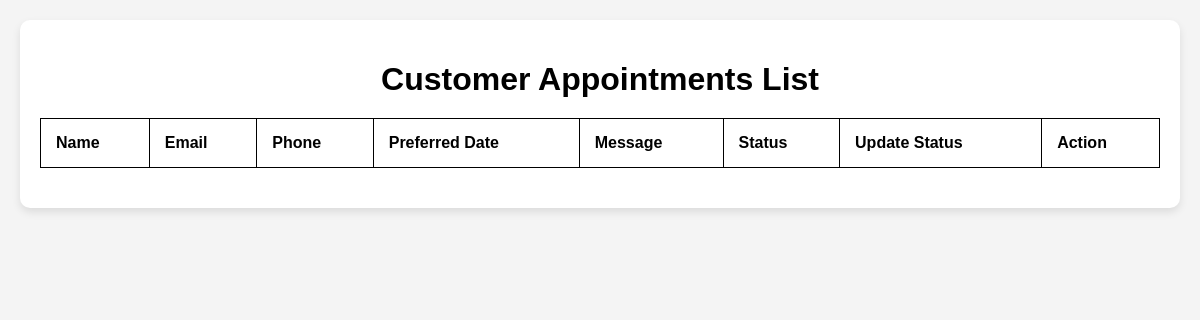
The page /staff/sbooking/ on the database as committed earlier.
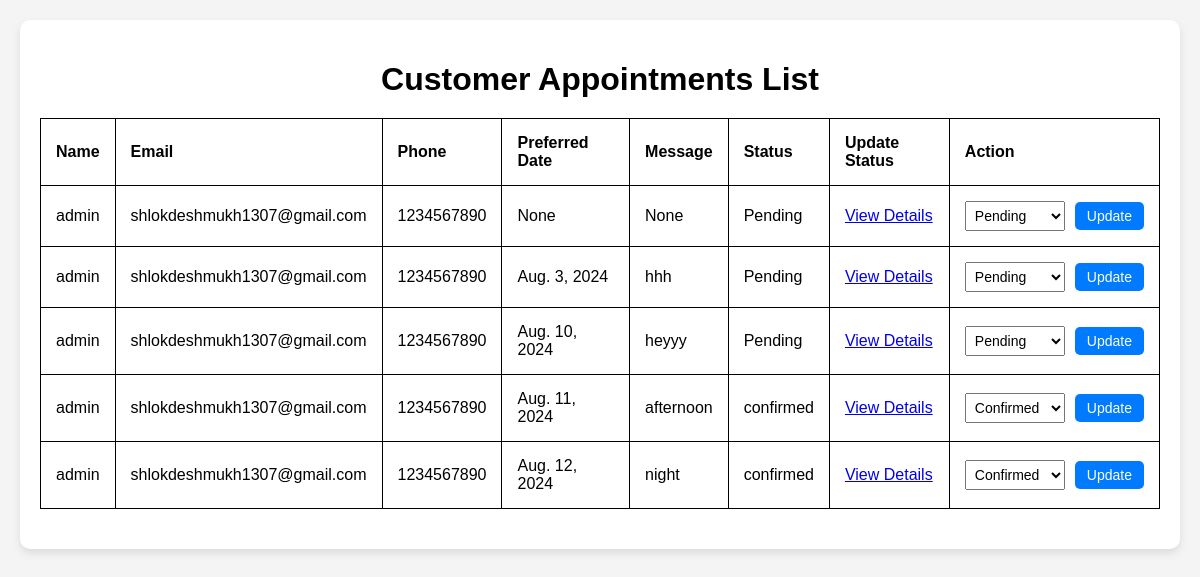
The same page on the database as committed later.
### appoint/models.py (models this page shows, shortened)
class app(models.Model):
    user=models.ForeignKey(User, on_delete=models.CASCADE ,null=True)
    app_service=models.ManyToManyField(service, through='appitem')
    created_at= models.DateTimeField(auto_now_add=True,null=True)
    total_amount=models.DecimalField(max_digits=7,decimal_places=2,null=True)
    finalized = models.BooleanField(default=False)
    preferred_date = models.DateField(null=True)
    message = models.TextField(blank=True, null=True)
    STATUS_CHOICES = [
        ('Pending', 'Pending'),
        ('Confirmed', 'Confirmed'),
        ('Completed', 'Completed'),
        ('Cancelled', 'Cancelled'),
    ]
    status = models.CharField(max_length=10, choices=STATUS_CHOICES, default='Pending')

### cust/models.py (models this page shows)
class customer(models.Model):
    user = models.OneToOneField(User, on_delete=models.CASCADE,null=True)
    name = models.CharField(max_length=50,null=True)
    mobile = models.IntegerField(null=True)
    email = models.EmailField(max_length=254,null=True)
    address = models.CharField(max_length=50,null=True)
    gender = models.CharField(max_length=50,null=True)
    created_at = models.DateTimeField(auto_now=False, auto_now_add=False,null=True)

### staff/views.py (the view, shortened to what this page needs)
# urls.py: path('sbooking/',sbookings,name='sbooking'),
def sbookings(request):
     appointment = app.objects.all()
     return render(request, 'staff/sbooking.html',{'appointment':appointment})

### templates/staff/sbooking.html (shortened to what this page needs)
<!DOCTYPE html>
<html lang="en">
<head>
</head>
<body>
    <div class="container">
        <h1>Customer  Appointments List</h1>
        <table>
            <thead>
                <tr>
                    <th>Name</th>
                    <th>Email</th>
                    <th>Phone</th>
                    <th>Preferred Date</th>
                    <th>Message</th>
                    <th>Status</th>
                    <th>Update Status</th>
                    <th>Action</th>
                </tr>
            </thead>
            <tbody>
                {% for appointment in appointment %}
                <tr>
                    <td>{{ appointment.user.username }}</td>
                    <td>{{ appointment.user.customer.email }}</td>
                    <td>{{ appointment.user.customer.mobile }}</td>
                    <td>{{ appointment.preferred_date }}</td>
                    <td>{{ appointment.message }}</td>
                    <td>{{ appointment.status }}</td>
                    <td>
                        <a href="{% url 'appointment_details' appointment.pk %}" class="btn btn-info">View Details</a>
                    </td>
                    <td>
                        <form method="post" class="form-inline">
                            <select name="status">
                                <option value="pending" {% if appointment.status == 'pending' %}selected{% endif %}>Pending</option>
                                <option value="confirmed" {% if appointment.status == 'confirmed' %}selected{% endif %}>Confirmed</option>
                            </select>
                            <button type="submit" class="btn-update">Update</button>
                        </form>
                    </td>
                </tr>
                {% endfor %}
            </tbody>
        </table>
    </div>
</body>
</html>

Rows that differ between the two databases and show on the page:
added app: user.username "admin", user.customer.email "shlokdeshmukh1307@gmail.com", user.customer.mobile "1234567890", preferred_date "None", message "None", status "Pending"
added app: user.username "admin", user.customer.email "shlokdeshmukh1307@gmail.com", user.customer.mobile "1234567890", preferred_date "Aug. 3, 2024", message "hhh", status "Pending"
added app: user.username "admin", user.customer.email "shlokdeshmukh1307@gmail.com", user.customer.mobile "1234567890", preferred_date "Aug. 10, 2024", message "heyyy", status "Pending"
added app: user.username "admin", user.customer.email "shlokdeshmukh1307@gmail.com", user.customer.mobile "1234567890", preferred_date "Aug. 11, 2024", message "afternoon", status "confirmed", status "Confirmed"
added app: user.username "admin", user.customer.email "shlokdeshmukh1307@gmail.com", user.customer.mobile "1234567890", preferred_date "Aug. 12, 2024", message "night", status "confirmed", status "Confirmed"
